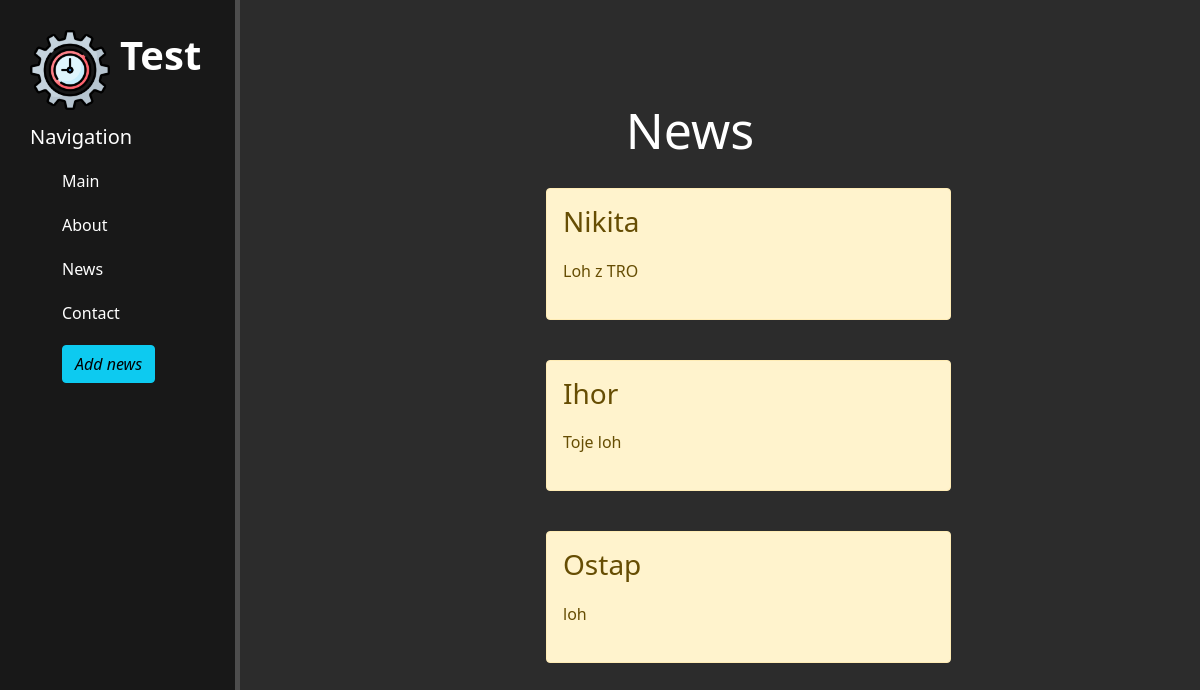
The page /news/ on the database as committed earlier.
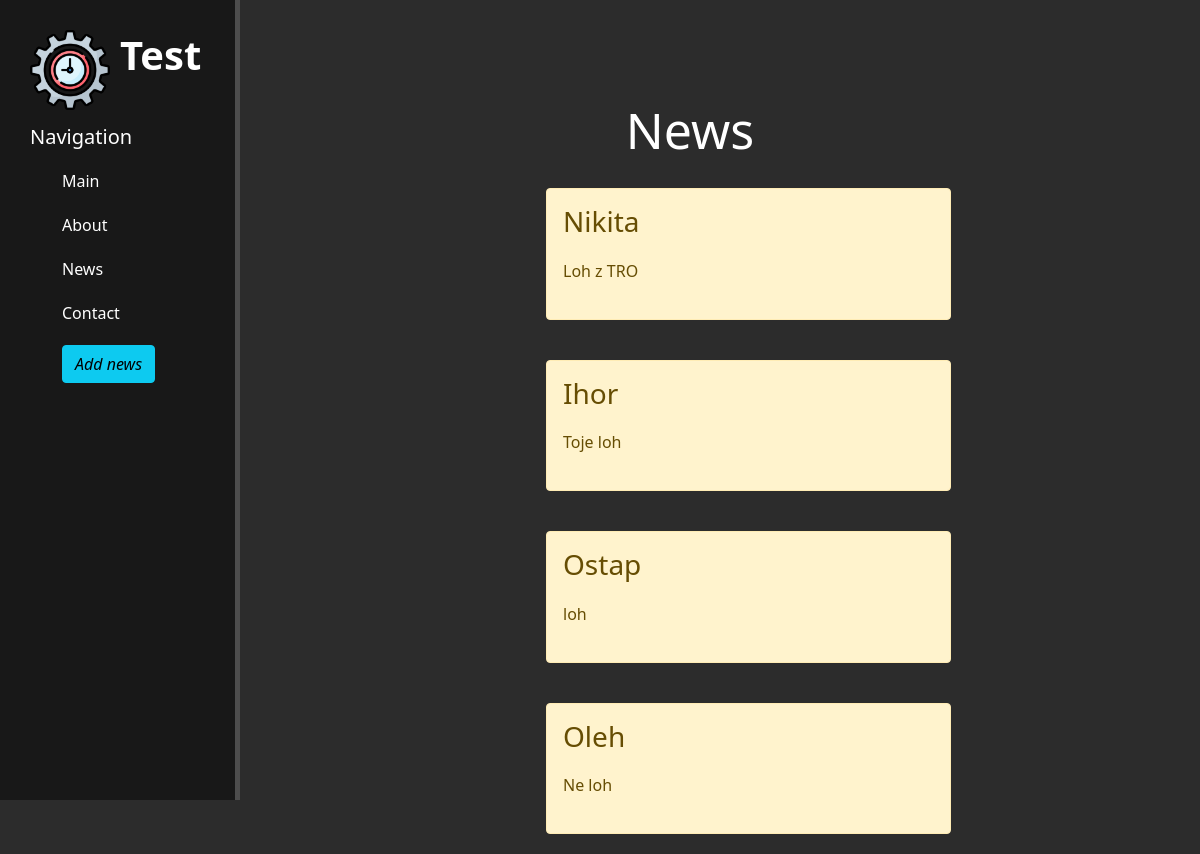
The same page on the database as committed later.
### news/models.py (models this page shows, shortened)
class Articles(models.Model):
    title = models.CharField('Name', max_length=50)
    anons = models.CharField('Anons', max_length=250)
    full_text = models.TextField('Text')
    date = models.DateTimeField('Data')
    class Meta:
        verbose_name = 'Article'
        verbose_name_plural = 'Articles'

### news/views.py (the view)
# urls.py: path('', views.news_home, name='news_home'),
def news_home(request):
    news = Articles.objects.order_by('-date')
    return render(request, 'news/news_home.html', {'news':news})

### news/templates/news/news_home.html (shortened to what this page needs)
{% extends 'main/base.html' %}
{% block content %}
    <div class="features">
        <h1>News</h1>
        {% if news %}
        {% for i in news %}
            <div class="alert alert-warning">
                <h3>{{ i.title }}</h3>
                <p>{{ i.anons }}</p>
            </div>
        {% endfor %}
        {% else %}
            <p>No news</p>
        {% endif %}
    </div>
{% endblock content %}

Rows that differ between the two databases and show on the page:
added Articles: title "Oleh", anons "Ne loh"
